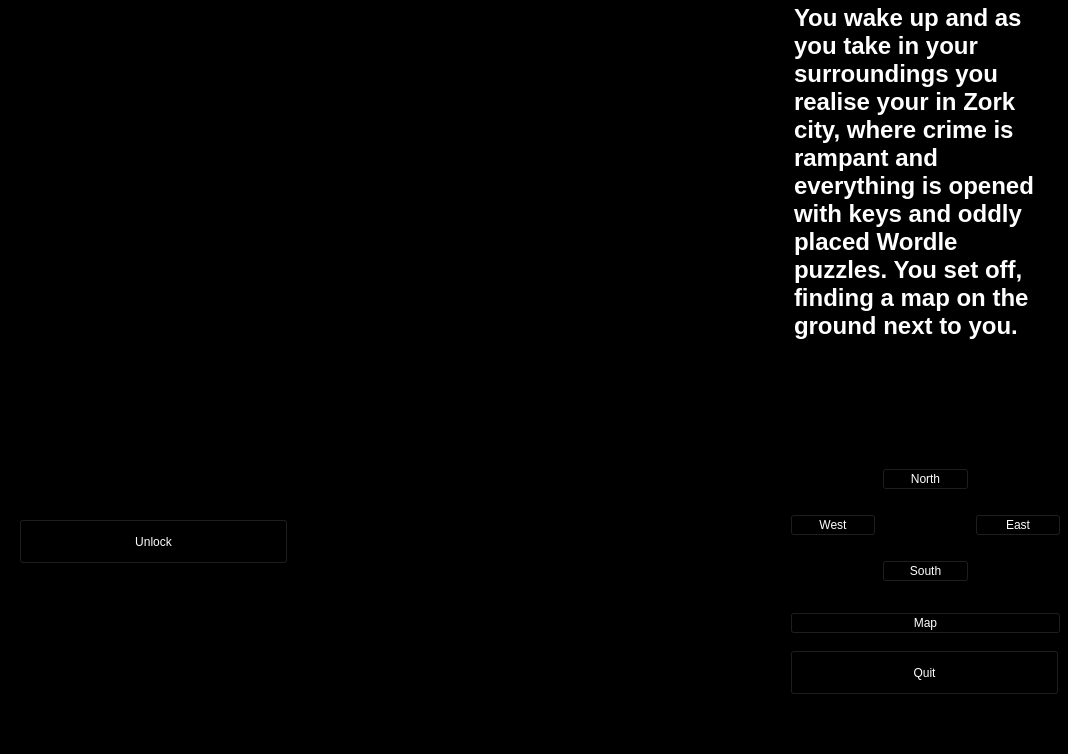
<?xml version="1.0" encoding="UTF-8"?>
<ui version="4.0">
 <class>MainWindow</class>
 <widget class="QMainWindow" name="MainWindow">
  <property name="geometry">
   <rect>
    <x>0</x>
    <y>0</y>
    <width>1068</width>
    <height>754</height>
   </rect>
  </property>
  <property name="windowTitle">
   <string>MainWindow</string>
  </property>
  <property name="styleSheet">
   <string notr="true">background-color: rgb(0, 0, 0);
color: rgb(255, 255, 255);
</string>
  </property>
  <widget class="QWidget" name="centralwidget">
   <property name="sizePolicy">
    <sizepolicy hsizetype="Preferred" vsizetype="Preferred">
     <horstretch>0</horstretch>
     <verstretch>0</verstretch>
    </sizepolicy>
   </property>
   <property name="styleSheet">
    <string notr="true"/>
   </property>
   <widget class="QWidget" name="horizontalWidget" native="true">
    <property name="geometry">
     <rect>
      <x>0</x>
      <y>0</y>
      <width>791</width>
      <height>451</height>
     </rect>
    </property>
    <property name="sizePolicy">
     <sizepolicy hsizetype="Preferred" vsizetype="Preferred">
      <horstretch>0</horstretch>
      <verstretch>0</verstretch>
     </sizepolicy>
    </property>
    <property name="styleSheet">
     <string notr="true"/>
    </property>
    <layout class="QHBoxLayout" name="horizontalLayout">
     <item>
      <widget class="QStackedWidget" name="photoWidget">
       <property name="maximumSize">
        <size>
         <width>16777215</width>
         <height>429</height>
        </size>
       </property>
       <property name="styleSheet">
        <string notr="true"/>
       </property>
       <property name="currentIndex">
        <number>1</number>
       </property>
       <widget class="QWidget" name="starta">
        <property name="styleSheet">
         <string notr="true">border-image: url(:/MenuScreen/images/489ceccb15bbd05ea614de990118cde0.gif);</string>
        </property>
       </widget>
       <widget class="QWidget" name="wordleRoom">
        <property name="styleSheet">
         <string notr="true">border-image: url(:/images/alleyway 2.jpg);</string>
        </property>
       </widget>
       <widget class="QWidget" name="b">
        <property name="styleSheet">
         <string notr="true">
border-image: url(:/images/other bar.gif);</string>
        </property>
       </widget>
       <widget class="QWidget" name="c">
        <property name="styleSheet">
         <string notr="true">border-image: url(:/images/bar.gif);</string>
        </property>
       </widget>
       <widget class="QWidget" name="d">
        <property name="styleSheet">
         <string notr="true">border-image: url(:/images/alleyway 2.jpg);</string>
        </property>
       </widget>
       <widget class="QWidget" name="f">
        <property name="styleSheet">
         <string notr="true">border-image: url(:/images/danger alley.jpg);</string>
        </property>
       </widget>
       <widget class="QWidget" name="g">
        <property name="styleSheet">
         <string notr="true">border-image: url(:/images/end screen.gif.crdownload);</string>
        </property>
       </widget>
       <widget class="QWidget" name="e">
        <property name="styleSheet">
         <string notr="true">border-image: url(:/images/store.jpg);</string>
        </property>
       </widget>
       <widget class="QWidget" name="h">
        <property name="styleSheet">
         <string notr="true">border-image: url(:/images/store.gif);</string>
        </property>
       </widget>
       <widget class="QWidget" name="gameOver">
        <property name="styleSheet">
         <string notr="true">border-image: url(:/images/game over.jpg);</string>
        </property>
       </widget>
       <widget class="QWidget" name="Map">
        <property name="styleSheet">
         <string notr="true">border-image: url(:/images/map.png);</string>
        </property>
       </widget>
      </widget>
     </item>
    </layout>
   </widget>
   <widget class="QWidget" name="gridWidget" native="true">
    <property name="geometry">
     <rect>
      <x>790</x>
      <y>450</y>
      <width>271</width>
      <height>151</height>
     </rect>
    </property>
    <property name="styleSheet">
     <string notr="true">background-color: rgb(0, 0, 0);</string>
    </property>
    <layout class="QGridLayout" name="gridLayout">
     <item row="2" column="0">
      <widget class="QPushButton" name="westButton">
       <property name="styleSheet">
        <string notr="true">font: 600 16pt &quot;Yu Gothic UI Semibold&quot;;
background-color: rgb(0, 0, 0);
</string>
       </property>
       <property name="text">
        <string>West</string>
       </property>
      </widget>
     </item>
     <item row="2" column="2">
      <widget class="QPushButton" name="eastButton">
       <property name="styleSheet">
        <string notr="true">font: 600 16pt &quot;Yu Gothic UI Semibold&quot;;
background-color: rgb(0, 0, 0);
</string>
       </property>
       <property name="text">
        <string>East</string>
       </property>
      </widget>
     </item>
     <item row="0" column="1">
      <widget class="QPushButton" name="northButton">
       <property name="styleSheet">
        <string notr="true">
font: 600 16pt &quot;Yu Gothic UI Semibold&quot;;
background-color: rgb(0, 0, 0);
</string>
       </property>
       <property name="text">
        <string>North</string>
       </property>
      </widget>
     </item>
     <item row="3" column="1">
      <widget class="QPushButton" name="southButton">
       <property name="styleSheet">
        <string notr="true">font: 600 16pt &quot;Yu Gothic UI Semibold&quot;;
background-color: rgb(0, 0, 0);
</string>
       </property>
       <property name="text">
        <string>South</string>
       </property>
      </widget>
     </item>
    </layout>
   </widget>
   <widget class="QWidget" name="verticalLayoutWidget">
    <property name="geometry">
     <rect>
      <x>789</x>
      <y>-1</y>
      <width>271</width>
      <height>451</height>
     </rect>
    </property>
    <layout class="QVBoxLayout" name="verticalLayout">
     <item>
      <widget class="QStackedWidget" name="textWidget">
       <widget class="QWidget" name="a">
        <widget class="QTextEdit" name="textEdit">
         <property name="geometry">
          <rect>
           <x>0</x>
           <y>0</y>
           <width>271</width>
           <height>451</height>
          </rect>
         </property>
         <property name="sizePolicy">
          <sizepolicy hsizetype="Expanding" vsizetype="Expanding">
           <horstretch>0</horstretch>
           <verstretch>0</verstretch>
          </sizepolicy>
         </property>
         <property name="html">
          <string>&lt;!DOCTYPE HTML PUBLIC &quot;-//W3C//DTD HTML 4.0//EN&quot; &quot;http://www.w3.org/TR/REC-html40/strict.dtd&quot;&gt;
&lt;html&gt;&lt;head&gt;&lt;meta name=&quot;qrichtext&quot; content=&quot;1&quot; /&gt;&lt;meta charset=&quot;utf-8&quot; /&gt;&lt;style type=&quot;text/css&quot;&gt;
p, li { white-space: pre-wrap; }
&lt;/style&gt;&lt;/head&gt;&lt;body style=&quot; font-family:'Segoe UI'; font-size:9pt; font-weight:400; font-style:normal;&quot;&gt;
&lt;p style=&quot; margin-top:0px; margin-bottom:0px; margin-left:0px; margin-right:0px; -qt-block-indent:0; text-indent:0px;&quot;&gt;&lt;span style=&quot; font-size:18pt; font-weight:700;&quot;&gt;You wake up and as you take in your surroundings you realise your in Zork city, where crime is rampant and everything is opened with keys and oddly placed Wordle puzzles. You set off, finding a map on the ground next to you.&lt;/span&gt;&lt;/p&gt;&lt;/body&gt;&lt;/html&gt;</string>
         </property>
        </widget>
       </widget>
       <widget class="QWidget" name="wordlePage">
        <widget class="QTextEdit" name="textEdit_11">
         <property name="geometry">
          <rect>
           <x>0</x>
           <y>0</y>
           <width>271</width>
           <height>451</height>
          </rect>
         </property>
         <property name="html">
          <string>&lt;!DOCTYPE HTML PUBLIC &quot;-//W3C//DTD HTML 4.0//EN&quot; &quot;http://www.w3.org/TR/REC-html40/strict.dtd&quot;&gt;
&lt;html&gt;&lt;head&gt;&lt;meta name=&quot;qrichtext&quot; content=&quot;1&quot; /&gt;&lt;meta charset=&quot;utf-8&quot; /&gt;&lt;style type=&quot;text/css&quot;&gt;
p, li { white-space: pre-wrap; }
&lt;/style&gt;&lt;/head&gt;&lt;body style=&quot; font-family:'Segoe UI'; font-size:9pt; font-weight:400; font-style:normal;&quot;&gt;
&lt;p style=&quot; margin-top:0px; margin-bottom:0px; margin-left:0px; margin-right:0px; -qt-block-indent:0; text-indent:0px;&quot;&gt;&lt;span style=&quot; font-size:18pt; font-weight:700;&quot;&gt;You stumble upon a large machine with an intricate lock. After inspection you realise that a wordle is needed to open it. Will you try solve the wordle or continue ahead.&lt;/span&gt;&lt;/p&gt;&lt;/body&gt;&lt;/html&gt;</string>
         </property>
        </widget>
       </widget>
       <widget class="QWidget" name="b_2">
        <widget class="QTextEdit" name="textEdit_2">
         <property name="geometry">
          <rect>
           <x>0</x>
           <y>0</y>
           <width>271</width>
           <height>451</height>
          </rect>
         </property>
         <property name="html">
          <string>&lt;!DOCTYPE HTML PUBLIC &quot;-//W3C//DTD HTML 4.0//EN&quot; &quot;http://www.w3.org/TR/REC-html40/strict.dtd&quot;&gt;
&lt;html&gt;&lt;head&gt;&lt;meta name=&quot;qrichtext&quot; content=&quot;1&quot; /&gt;&lt;meta charset=&quot;utf-8&quot; /&gt;&lt;style type=&quot;text/css&quot;&gt;
p, li { white-space: pre-wrap; }
&lt;/style&gt;&lt;/head&gt;&lt;body style=&quot; font-family:'Segoe UI'; font-size:9pt; font-weight:400; font-style:normal;&quot;&gt;
&lt;p style=&quot; margin-top:0px; margin-bottom:0px; margin-left:0px; margin-right:0px; -qt-block-indent:0; text-indent:0px;&quot;&gt;&lt;span style=&quot; font-size:18pt; font-weight:700;&quot;&gt;As you walk out into the open street, you see a bar in front of you. To the right a purple light emits from a 24/7 store and to the left a dark alley calls to you.&lt;/span&gt;&lt;/p&gt;&lt;/body&gt;&lt;/html&gt;</string>
         </property>
        </widget>
       </widget>
       <widget class="QWidget" name="c_2">
        <widget class="QTextEdit" name="textEdit_3">
         <property name="geometry">
          <rect>
           <x>0</x>
           <y>0</y>
           <width>271</width>
           <height>451</height>
          </rect>
         </property>
         <property name="html">
          <string>&lt;!DOCTYPE HTML PUBLIC &quot;-//W3C//DTD HTML 4.0//EN&quot; &quot;http://www.w3.org/TR/REC-html40/strict.dtd&quot;&gt;
&lt;html&gt;&lt;head&gt;&lt;meta name=&quot;qrichtext&quot; content=&quot;1&quot; /&gt;&lt;meta charset=&quot;utf-8&quot; /&gt;&lt;style type=&quot;text/css&quot;&gt;
p, li { white-space: pre-wrap; }
&lt;/style&gt;&lt;/head&gt;&lt;body style=&quot; font-family:'Segoe UI'; font-size:9pt; font-weight:400; font-style:normal;&quot;&gt;
&lt;p style=&quot; margin-top:0px; margin-bottom:0px; margin-left:0px; margin-right:0px; -qt-block-indent:0; text-indent:0px;&quot;&gt;&lt;span style=&quot; font-size:16pt; font-weight:700;&quot;&gt;A heavy cloud of smoke fills the bar and a strong scent of whiskey fills your nostrils. Looking across the room you see a large door with an intricate lock on it. According to a sign next to it, this is the entrance to the rest of the city and one must find a key in order to gain access. Maybe the alleyway or store might have the key.&lt;/span&gt;&lt;/p&gt;&lt;/body&gt;&lt;/html&gt;</string>
         </property>
        </widget>
       </widget>
       <widget class="QWidget" name="d_2">
        <widget class="QTextEdit" name="textEdit_4">
         <property name="geometry">
          <rect>
           <x>0</x>
           <y>0</y>
           <width>271</width>
           <height>451</height>
          </rect>
         </property>
         <property name="html">
          <string>&lt;!DOCTYPE HTML PUBLIC &quot;-//W3C//DTD HTML 4.0//EN&quot; &quot;http://www.w3.org/TR/REC-html40/strict.dtd&quot;&gt;
&lt;html&gt;&lt;head&gt;&lt;meta name=&quot;qrichtext&quot; content=&quot;1&quot; /&gt;&lt;meta charset=&quot;utf-8&quot; /&gt;&lt;style type=&quot;text/css&quot;&gt;
p, li { white-space: pre-wrap; }
&lt;/style&gt;&lt;/head&gt;&lt;body style=&quot; font-family:'Segoe UI'; font-size:9pt; font-weight:400; font-style:normal;&quot;&gt;
&lt;p style=&quot; margin-top:0px; margin-bottom:0px; margin-left:0px; margin-right:0px; -qt-block-indent:0; text-indent:0px;&quot;&gt;&lt;span style=&quot; font-size:16pt; font-weight:700;&quot;&gt;This alleyway has a strong stench to it, making you wretch. There's almost nothing of note to it, apart from a few boxes and a large dumpster. Maybe there might be something of value.&lt;/span&gt;&lt;/p&gt;&lt;/body&gt;&lt;/html&gt;</string>
         </property>
        </widget>
       </widget>
       <widget class="QWidget" name="f_2">
        <widget class="QTextEdit" name="textEdit_6">
         <property name="geometry">
          <rect>
           <x>0</x>
           <y>0</y>
           <width>271</width>
           <height>451</height>
          </rect>
         </property>
         <property name="html">
          <string>&lt;!DOCTYPE HTML PUBLIC &quot;-//W3C//DTD HTML 4.0//EN&quot; &quot;http://www.w3.org/TR/REC-html40/strict.dtd&quot;&gt;
&lt;html&gt;&lt;head&gt;&lt;meta name=&quot;qrichtext&quot; content=&quot;1&quot; /&gt;&lt;meta charset=&quot;utf-8&quot; /&gt;&lt;style type=&quot;text/css&quot;&gt;
p, li { white-space: pre-wrap; }
&lt;/style&gt;&lt;/head&gt;&lt;body style=&quot; font-family:'Segoe UI'; font-size:9pt; font-weight:400; font-style:normal;&quot;&gt;
&lt;p style=&quot; margin-top:0px; margin-bottom:0px; margin-left:0px; margin-right:0px; -qt-block-indent:0; text-indent:0px;&quot;&gt;&lt;span style=&quot; font-size:16pt; font-weight:700;&quot;&gt;As you turn the corner you feel an instant sense of danger. Two men stand in front of you with murderous intent with their hoods up. It's best to turn around right now, unless you're feeling lucky&lt;/span&gt;&lt;/p&gt;&lt;/body&gt;&lt;/html&gt;</string>
         </property>
        </widget>
       </widget>
       <widget class="QWidget" name="g_2">
        <widget class="QTextEdit" name="textEdit_7">
         <property name="geometry">
          <rect>
           <x>0</x>
           <y>0</y>
           <width>271</width>
           <height>451</height>
          </rect>
         </property>
         <property name="html">
          <string>&lt;!DOCTYPE HTML PUBLIC &quot;-//W3C//DTD HTML 4.0//EN&quot; &quot;http://www.w3.org/TR/REC-html40/strict.dtd&quot;&gt;
&lt;html&gt;&lt;head&gt;&lt;meta name=&quot;qrichtext&quot; content=&quot;1&quot; /&gt;&lt;meta charset=&quot;utf-8&quot; /&gt;&lt;style type=&quot;text/css&quot;&gt;
p, li { white-space: pre-wrap; }
&lt;/style&gt;&lt;/head&gt;&lt;body style=&quot; font-family:'Segoe UI'; font-size:9pt; font-weight:400; font-style:normal;&quot;&gt;
&lt;p style=&quot; margin-top:0px; margin-bottom:0px; margin-left:0px; margin-right:0px; -qt-block-indent:0; text-indent:0px;&quot;&gt;&lt;span style=&quot; font-size:16pt; font-weight:700;&quot;&gt;A wave of relief floods over you as you breath a breath of fresh air. You've unlocked the rest of the city, what you do now is up to you. To finish your journey, press the Quit button.&lt;/span&gt;&lt;/p&gt;&lt;/body&gt;&lt;/html&gt;</string>
         </property>
        </widget>
       </widget>
       <widget class="QWidget" name="e_2">
        <widget class="QTextEdit" name="textEdit_5">
         <property name="geometry">
          <rect>
           <x>0</x>
           <y>0</y>
           <width>271</width>
           <height>451</height>
          </rect>
         </property>
         <property name="html">
          <string>&lt;!DOCTYPE HTML PUBLIC &quot;-//W3C//DTD HTML 4.0//EN&quot; &quot;http://www.w3.org/TR/REC-html40/strict.dtd&quot;&gt;
&lt;html&gt;&lt;head&gt;&lt;meta name=&quot;qrichtext&quot; content=&quot;1&quot; /&gt;&lt;meta charset=&quot;utf-8&quot; /&gt;&lt;style type=&quot;text/css&quot;&gt;
p, li { white-space: pre-wrap; }
&lt;/style&gt;&lt;/head&gt;&lt;body style=&quot; font-family:'Segoe UI'; font-size:9pt; font-weight:400; font-style:normal;&quot;&gt;
&lt;p style=&quot; margin-top:0px; margin-bottom:0px; margin-left:0px; margin-right:0px; -qt-block-indent:0; text-indent:0px;&quot;&gt;&lt;span style=&quot; font-size:18pt; font-weight:700;&quot;&gt;A purple hue emits from the store, looking around this seems to be the end of this part of the city. Should you turn around or head inside?&lt;/span&gt;&lt;/p&gt;&lt;/body&gt;&lt;/html&gt;</string>
         </property>
        </widget>
       </widget>
       <widget class="QWidget" name="h_2">
        <widget class="QTextEdit" name="textEdit_8">
         <property name="geometry">
          <rect>
           <x>0</x>
           <y>0</y>
           <width>271</width>
           <height>451</height>
          </rect>
         </property>
         <property name="html">
          <string>&lt;!DOCTYPE HTML PUBLIC &quot;-//W3C//DTD HTML 4.0//EN&quot; &quot;http://www.w3.org/TR/REC-html40/strict.dtd&quot;&gt;
&lt;html&gt;&lt;head&gt;&lt;meta name=&quot;qrichtext&quot; content=&quot;1&quot; /&gt;&lt;meta charset=&quot;utf-8&quot; /&gt;&lt;style type=&quot;text/css&quot;&gt;
p, li { white-space: pre-wrap; }
&lt;/style&gt;&lt;/head&gt;&lt;body style=&quot; font-family:'Segoe UI'; font-size:9pt; font-weight:400; font-style:normal;&quot;&gt;
&lt;p style=&quot; margin-top:0px; margin-bottom:0px; margin-left:0px; margin-right:0px; -qt-block-indent:0; text-indent:0px;&quot;&gt;&lt;span style=&quot; font-size:18pt; font-weight:700;&quot;&gt;The store clerk looks up at you as you enter. An assortment of high tech items are displayed throughout the room with prices way above your salary. You wonder why you are wasting your time here.&lt;/span&gt;&lt;/p&gt;&lt;/body&gt;&lt;/html&gt;</string>
         </property>
        </widget>
       </widget>
       <widget class="QWidget" name="gameOver1">
        <widget class="QTextEdit" name="textEdit_9">
         <property name="geometry">
          <rect>
           <x>0</x>
           <y>0</y>
           <width>271</width>
           <height>451</height>
          </rect>
         </property>
         <property name="html">
          <string>&lt;!DOCTYPE HTML PUBLIC &quot;-//W3C//DTD HTML 4.0//EN&quot; &quot;http://www.w3.org/TR/REC-html40/strict.dtd&quot;&gt;
&lt;html&gt;&lt;head&gt;&lt;meta name=&quot;qrichtext&quot; content=&quot;1&quot; /&gt;&lt;meta charset=&quot;utf-8&quot; /&gt;&lt;style type=&quot;text/css&quot;&gt;
p, li { white-space: pre-wrap; }
&lt;/style&gt;&lt;/head&gt;&lt;body style=&quot; font-family:'Segoe UI'; font-size:9pt; font-weight:400; font-style:normal;&quot;&gt;
&lt;p style=&quot; margin-top:0px; margin-bottom:0px; margin-left:0px; margin-right:0px; -qt-block-indent:0; text-indent:0px;&quot;&gt;&lt;span style=&quot; font-size:16pt; font-weight:700;&quot;&gt;You stand forward ready to have a honourable fight, but as soon as you do you slip on a banana peel and fall face first into some trash bags. This is when the two men descend on you, robbing you and putting a knife into your back for good measure. Your world fades to black and your dreams of leaving this alley are long gone...&lt;/span&gt;&lt;span style=&quot; font-size:16pt; font-weight:700; text-decoration: underline;&quot;&gt;press Quit to end the game.&lt;/span&gt;&lt;/p&gt;&lt;/body&gt;&lt;/html&gt;</string>
         </property>
        </widget>
       </widget>
       <widget class="QWidget" name="keyTaken">
        <widget class="QTextEdit" name="textEdit_10">
         <property name="geometry">
          <rect>
           <x>0</x>
           <y>0</y>
           <width>271</width>
           <height>451</height>
          </rect>
         </property>
         <property name="html">
          <string>&lt;!DOCTYPE HTML PUBLIC &quot;-//W3C//DTD HTML 4.0//EN&quot; &quot;http://www.w3.org/TR/REC-html40/strict.dtd&quot;&gt;
&lt;html&gt;&lt;head&gt;&lt;meta name=&quot;qrichtext&quot; content=&quot;1&quot; /&gt;&lt;meta charset=&quot;utf-8&quot; /&gt;&lt;style type=&quot;text/css&quot;&gt;
p, li { white-space: pre-wrap; }
&lt;/style&gt;&lt;/head&gt;&lt;body style=&quot; font-family:'Segoe UI'; font-size:9pt; font-weight:400; font-style:normal;&quot;&gt;
&lt;p style=&quot; margin-top:0px; margin-bottom:0px; margin-left:0px; margin-right:0px; -qt-block-indent:0; text-indent:0px;&quot;&gt;&lt;span style=&quot; font-size:16pt; font-weight:700;&quot;&gt;After searching through piles of rubbish, you feel the metal handle of a key! Putting it in your pocket, you get ready to head back to the bar.&lt;/span&gt;&lt;/p&gt;&lt;/body&gt;&lt;/html&gt;</string>
         </property>
        </widget>
       </widget>
      </widget>
     </item>
    </layout>
   </widget>
   <widget class="QWidget" name="verticalLayoutWidget_2">
    <property name="geometry">
     <rect>
      <x>790</x>
      <y>600</y>
      <width>271</width>
      <height>47</height>
     </rect>
    </property>
    <layout class="QVBoxLayout" name="verticalLayout_5">
     <item>
      <widget class="QPushButton" name="Map_2">
       <property name="styleSheet">
        <string notr="true">font: 600 16pt &quot;Yu Gothic UI Semibold&quot;;
background-color: rgb(0, 0, 0);
</string>
       </property>
       <property name="text">
        <string>Map</string>
       </property>
      </widget>
     </item>
    </layout>
   </widget>
   <widget class="QStackedWidget" name="itemWidget">
    <property name="geometry">
     <rect>
      <x>299</x>
      <y>459</y>
      <width>251</width>
      <height>181</height>
     </rect>
    </property>
    <widget class="QWidget" name="page"/>
    <widget class="QWidget" name="page_2">
     <widget class="QLabel" name="label">
      <property name="geometry">
       <rect>
        <x>2</x>
        <y>-1</y>
        <width>251</width>
        <height>191</height>
       </rect>
      </property>
      <property name="text">
       <string>&lt;html&gt;&lt;head/&gt;&lt;body&gt;&lt;p&gt;&lt;img src=&quot;:/images/key.png&quot;/&gt;&lt;/p&gt;&lt;/body&gt;&lt;/html&gt;</string>
      </property>
     </widget>
    </widget>
   </widget>
   <widget class="QStackedWidget" name="interactWidget">
    <property name="geometry">
     <rect>
      <x>9</x>
      <y>459</y>
      <width>281</width>
      <height>161</height>
     </rect>
    </property>
    <property name="currentIndex">
     <number>3</number>
    </property>
    <widget class="QWidget" name="fpage">
     <widget class="QPushButton" name="fight">
      <property name="geometry">
       <rect>
        <x>10</x>
        <y>60</y>
        <width>269</width>
        <height>45</height>
       </rect>
      </property>
      <property name="styleSheet">
       <string notr="true">
font: 600 16pt &quot;Yu Gothic UI Semibold&quot;;
background-color: rgb(0, 0, 0);
</string>
      </property>
      <property name="text">
       <string>Fight</string>
      </property>
     </widget>
    </widget>
    <widget class="QWidget" name="startpage"/>
    <widget class="QWidget" name="keypage">
     <widget class="QPushButton" name="Search">
      <property name="geometry">
       <rect>
        <x>10</x>
        <y>60</y>
        <width>269</width>
        <height>45</height>
       </rect>
      </property>
      <property name="styleSheet">
       <string notr="true">
font: 600 16pt &quot;Yu Gothic UI Semibold&quot;;
background-color: rgb(0, 0, 0);
</string>
      </property>
      <property name="text">
       <string>Search</string>
      </property>
     </widget>
    </widget>
    <widget class="QWidget" name="Opendoor">
     <widget class="QPushButton" name="Unlock">
      <property name="geometry">
       <rect>
        <x>10</x>
        <y>60</y>
        <width>269</width>
        <height>45</height>
       </rect>
      </property>
      <property name="styleSheet">
       <string notr="true">
font: 600 16pt &quot;Yu Gothic UI Semibold&quot;;
background-color: rgb(0, 0, 0);
</string>
      </property>
      <property name="text">
       <string>Unlock</string>
      </property>
     </widget>
    </widget>
    <widget class="QWidget" name="Solve">
     <widget class="QPushButton" name="SolveWordle">
      <property name="geometry">
       <rect>
        <x>10</x>
        <y>60</y>
        <width>269</width>
        <height>45</height>
       </rect>
      </property>
      <property name="styleSheet">
       <string notr="true">
font: 600 16pt &quot;Yu Gothic UI Semibold&quot;;
background-color: rgb(0, 0, 0);
</string>
      </property>
      <property name="text">
       <string>Solve Wordle</string>
      </property>
     </widget>
    </widget>
   </widget>
   <widget class="QPushButton" name="Quit">
    <property name="geometry">
     <rect>
      <x>790</x>
      <y>650</y>
      <width>269</width>
      <height>45</height>
     </rect>
    </property>
    <property name="styleSheet">
     <string notr="true">font: 600 16pt &quot;Yu Gothic UI Semibold&quot;;
background-color: rgb(0, 0, 0);
</string>
    </property>
    <property name="text">
     <string>Quit</string>
    </property>
   </widget>
   <widget class="QStackedWidget" name="itemWidget_2">
    <property name="geometry">
     <rect>
      <x>550</x>
      <y>460</y>
      <width>231</width>
      <height>181</height>
     </rect>
    </property>
    <property name="styleSheet">
     <string notr="true"/>
    </property>
    <widget class="QWidget" name="page_3"/>
    <widget class="QWidget" name="page_4">
     <property name="styleSheet">
      <string notr="true">image: url(:/images/knife.jpg);</string>
     </property>
    </widget>
   </widget>
  </widget>
  <widget class="QMenuBar" name="menubar">
   <property name="geometry">
    <rect>
     <x>0</x>
     <y>0</y>
     <width>1068</width>
     <height>25</height>
    </rect>
   </property>
  </widget>
  <widget class="QStatusBar" name="statusbar"/>
 </widget>
 <resources/>
 <connections/>
</ui>
